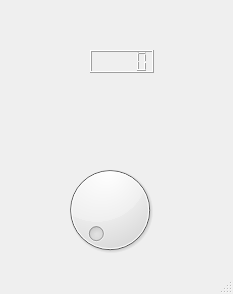
<?xml version="1.0" encoding="UTF-8"?>
<ui version="4.0">
 <class>MainWindow</class>
 <widget class="QMainWindow" name="MainWindow">
  <property name="geometry">
   <rect>
    <x>0</x>
    <y>0</y>
    <width>233</width>
    <height>294</height>
   </rect>
  </property>
  <property name="windowTitle">
   <string>MainWindow</string>
  </property>
  <widget class="QWidget" name="centralwidget">
   <widget class="Dial" name="dial">
    <property name="geometry">
     <rect>
      <x>60</x>
      <y>160</y>
      <width>100</width>
      <height>100</height>
     </rect>
    </property>
   </widget>
   <widget class="LCDNumber" name="lcdnumber">
    <property name="geometry">
     <rect>
      <x>90</x>
      <y>50</y>
      <width>64</width>
      <height>23</height>
     </rect>
    </property>
   </widget>
  </widget>
  <widget class="QMenuBar" name="menubar">
   <property name="geometry">
    <rect>
     <x>0</x>
     <y>0</y>
     <width>233</width>
     <height>22</height>
    </rect>
   </property>
  </widget>
  <widget class="QStatusBar" name="statusbar"/>
 </widget>
 <customwidgets>
  <customwidget>
   <class>LCDNumber</class>
   <extends>QLCDNumber</extends>
   <header>qtvcp.widgets.simple_widgets</header>
  </customwidget>
  <customwidget>
   <class>Dial</class>
   <extends>QDial</extends>
   <header>qtvcp.widgets.simple_widgets</header>
  </customwidget>
 </customwidgets>
 <resources/>
 <connections>
  <connection>
   <sender>dial</sender>
   <signal>valueChanged(int)</signal>
   <receiver>lcdnumber</receiver>
   <slot>show()</slot>
   <hints>
    <hint type="sourcelabel">
     <x>91</x>
     <y>206</y>
    </hint>
    <hint type="destinationlabel">
     <x>113</x>
     <y>87</y>
    </hint>
   </hints>
  </connection>
 </connections>
</ui>
